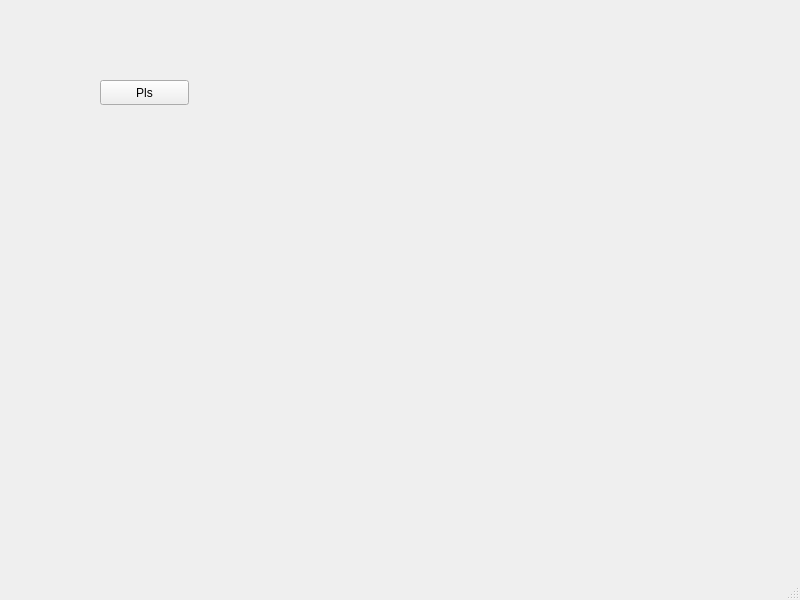
<?xml version="1.0" encoding="UTF-8"?>
<ui version="4.0">
 <class>MainWindow</class>
 <widget class="QMainWindow" name="MainWindow">
  <property name="geometry">
   <rect>
    <x>0</x>
    <y>0</y>
    <width>800</width>
    <height>600</height>
   </rect>
  </property>
  <property name="windowTitle">
   <string>MainWindow</string>
  </property>
  <widget class="QWidget" name="centralwidget">
   <widget class="QPushButton" name="pushButton">
    <property name="geometry">
     <rect>
      <x>100</x>
      <y>80</y>
      <width>89</width>
      <height>25</height>
     </rect>
    </property>
    <property name="text">
     <string>Pls</string>
    </property>
   </widget>
  </widget>
  <widget class="QMenuBar" name="menubar">
   <property name="geometry">
    <rect>
     <x>0</x>
     <y>0</y>
     <width>800</width>
     <height>22</height>
    </rect>
   </property>
  </widget>
  <widget class="QStatusBar" name="statusbar"/>
 </widget>
 <resources/>
 <connections/>
</ui>
